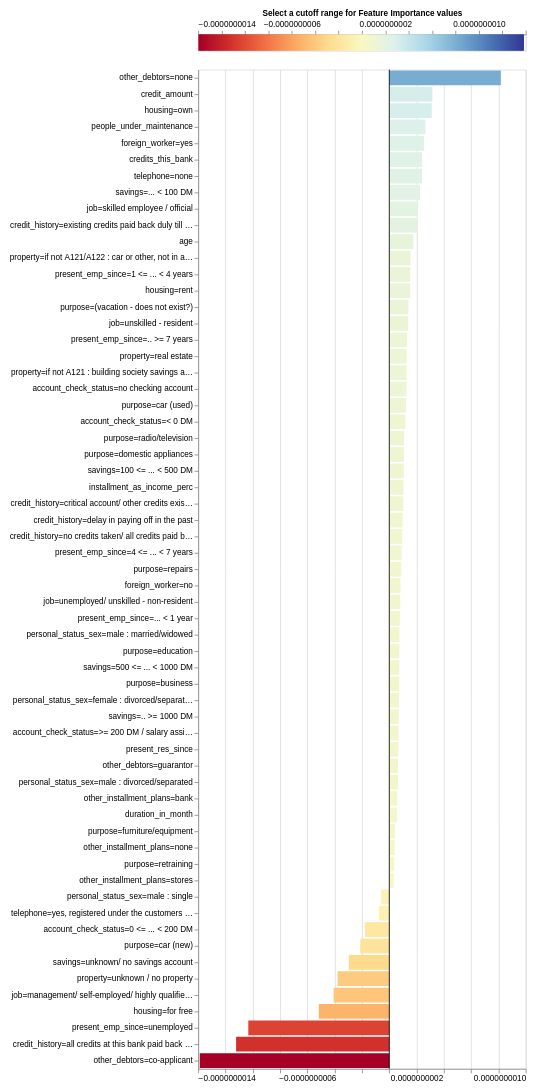

Notebook source saved alongside this figure:
### Code cell
lime_exp.plot_features_importance()

### Figure 1 — Vega-Lite specification as saved in the notebook (floating-point values rounded to 4 significant figures; data arrays with more than 128 entries replaced by an {"elided": "..."} marker saying what was removed)
{"config": {"view": {"continuousWidth": 400, "continuousHeight": 300}, "axis": {"labelFontSize": 10, "labelLimit": 225.0}}, "vconcat": [{"layer": [{"data": {"name": "data-067b747778acb0750ec5cb514ac1617c"}, "mark": {"type": "rule", "strokeWidth": 3}, "encoding": {"color": {"field": "xValue", "legend": null, "scale": {"domain": [-1.388e-09, 1.388e-09], "domainMid": 0, "scheme": "redyellowblue"}, "type": "quantitative"}, "x": {"axis": {"orient": "top", "titleFontSize": 10}, "field": "xValue", "title": "Select a cutoff range for Feature Importance values ", "type": "quantitative"}}}, {"data": {"name": "data-c7bc3ae69e1253e8223f70a11d04b99d"}, "mark": {"type": "rect", "color": "black", "height": 20, "opacity": 0.4, "tooltip": true}, "encoding": {"x": {"field": "x_min", "type": "quantitative"}, "x2": {"field": "x_max"}, "y": {"axis": null, "field": "y", "type": "quantitative"}}, "selection": {"Cutter": {"type": "single", "fields": ["cutoff"], "bind": {"input": "range", "max": 1.388e-09, "min": 0, "name": "Importance cutoff value (±) ", "step": 2.777e-11}, "init": {"cutoff": 0.0}}}, "transform": [{"calculate": "(-Cutter.cutoff)", "as": "x_min"}, {"calculate": "Cutter.cutoff", "as": "x_max"}]}], "height": 20}, {"layer": [{"data": {"name": "data-f346099b8d13050794ded3e8596af8c3"}, "mark": "bar", "encoding": {"color": {"field": "value", "legend": null, "scale": {"domain": [-1.388e-09, 1.388e-09], "domainMid": 0, "scheme": "blueorange"}, "type": "quantitative"}, "tooltip": [{"field": "name", "title": "Feature", "type": "nominal"}, {"field": "value", "title": "Importance", "type": "quantitative"}], "x": {"field": "value", "title": null, "type": "quantitative"}, "y": {"field": "name", "sort": {"field": "value", "op": "mean", "order": "descending"}, "title": null, "type": "nominal"}}, "selection": {"Cutter": {"type": "single", "fields": ["cutoff"], "bind": {"input": "range", "max": 1.388e-09, "min": 0, "name": "Importance cutoff value (±) ", "step": 2.777e-11}, "init": {"cutoff": 0.0}}}, "transform": [{"filter": "((datum.value > Cutter.cutoff) || (datum.value < (-Cutter.cutoff)))"}]}, {"data": {"name": "data-9c00aa9dc2b1c1a0b4bf9b34ead12925"}, "mark": "rule", "encoding": {"x": {"field": "x", "type": "quantitative"}}}]}], "padding": 10, "$schema": "https://vega.github.io/schema/vega-lite/v4.17.0.json", "datasets": {"data-067b747778acb0750ec5cb514ac1617c": {"elided": "200 records"}, "data-c7bc3ae69e1253e8223f70a11d04b99d": [{"y": 0, "x": -0.5, "x2": 0.5}], "data-f346099b8d13050794ded3e8596af8c3": [{"name": "other_debtors=co-applicant", "value": -1.388e-09}, {"name": "credit_history=all credits at this bank paid back duly", "value": -1.122e-09}, {"name": "present_emp_since=unemployed", "value": -1.033e-09}, {"name": "other_debtors=none", "value": 8.173e-10}, {"name": "housing=for free", "value": -5.164e-10}, {"name": "job=management/ self-employed/ highly qualified employee/ officer", "value": -4.078e-10}, {"name": "property=unknown / no property", "value": -3.787e-10}, {"name": "credit_amount", "value": 3.158e-10}, {"name": "housing=own", "value": 3.11e-10}, {"name": "savings=unknown/ no savings account", "value": -2.965e-10}, {"name": "people_under_maintenance", "value": 2.643e-10}, {"name": "foreign_worker=yes", "value": 2.537e-10}, {"name": "credits_this_bank", "value": 2.407e-10}, {"name": "telephone=none", "value": 2.397e-10}, {"name": "savings=... < 100 DM", "value": 2.243e-10}, {"name": "purpose=car (new)", "value": -2.126e-10}, {"name": "job=skilled employee / official", "value": 2.115e-10}, {"name": "credit_history=existing credits paid back duly till now", "value": 2.078e-10}, {"name": "account_check_status=0 <= ... < 200 DM", "value": -1.789e-10}, {"name": "age", "value": 1.756e-10}, {"name": "property=if not A121/A122 : car or other, not in attribute 6", "value": 1.551e-10}, {"name": "present_emp_since=1 <= ... < 4 years", "value": 1.531e-10}, {"name": "housing=rent", "value": 1.529e-10}, {"name": "purpose=(vacation - does not exist?)", "value": 1.402e-10}, {"name": "job=unskilled - resident", "value": 1.384e-10}, {"name": "present_emp_since=.. >= 7 years", "value": 1.303e-10}, {"name": "property=real estate", "value": 1.266e-10}, {"name": "property=if not A121 : building society savings agreement/ life insurance", "value": 1.264e-10}, {"name": "account_check_status=no checking account", "value": 1.264e-10}, {"name": "purpose=car (used)", "value": 1.236e-10}, {"name": "account_check_status=< 0 DM", "value": 1.171e-10}, {"name": "purpose=radio/television", "value": 1.087e-10}, {"name": "purpose=domestic appliances", "value": 1.072e-10}, {"name": "savings=100 <= ... < 500 DM", "value": 1.064e-10}, {"name": "installment_as_income_perc", "value": 1.047e-10}, {"name": "credit_history=critical account/ other credits existing (not at this bank)", "value": 1.029e-10}, {"name": "credit_history=delay in paying off in the past", "value": 9.756e-11}, {"name": "credit_history=no credits taken/ all credits paid back duly", "value": 9.475e-11}, {"name": "present_emp_since=4 <= ... < 7 years", "value": 9.082e-11}, {"name": "purpose=repairs", "value": 8.767e-11}, {"name": "foreign_worker=no", "value": 8.239e-11}, {"name": "job=unemployed/ unskilled - non-resident", "value": 8.128e-11}, {"name": "present_emp_since=... < 1 year ", "value": 7.695e-11}, {"name": "telephone=yes, registered under the customers name ", "value": -7.681e-11}, {"name": "personal_status_sex=male : married/widowed", "value": 7.474e-11}, {"name": "purpose=education", "value": 7.342e-11}, {"name": "savings=500 <= ... < 1000 DM ", "value": 7.331e-11}, {"name": "purpose=business", "value": 7.312e-11}, {"name": "personal_status_sex=female : divorced/separated/married", "value": 7.146e-11}, {"name": "savings=.. >= 1000 DM ", "value": 7.005e-11}, {"name": "account_check_status=>= 200 DM / salary assignments for at least 1 year", "value": 6.772e-11}, {"name": "present_res_since", "value": 6.634e-11}, {"name": "other_debtors=guarantor", "value": 6.355e-11}, {"name": "personal_status_sex=male : divorced/separated", "value": 6.354e-11}, {"name": "personal_status_sex=male : single", "value": -6.078e-11}, {"name": "other_installment_plans=bank", "value": 5.78e-11}, {"name": "duration_in_month", "value": 5.589e-11}, {"name": "purpose=furniture/equipment", "value": 4.223e-11}, {"name": "other_installment_plans=none", "value": 4.033e-11}, {"name": "purpose=retraining", "value": 3.526e-11}, {"name": "other_installment_plans=stores", "value": 3.227e-11}], "data-9c00aa9dc2b1c1a0b4bf9b34ead12925": [{"x": 0}]}}
